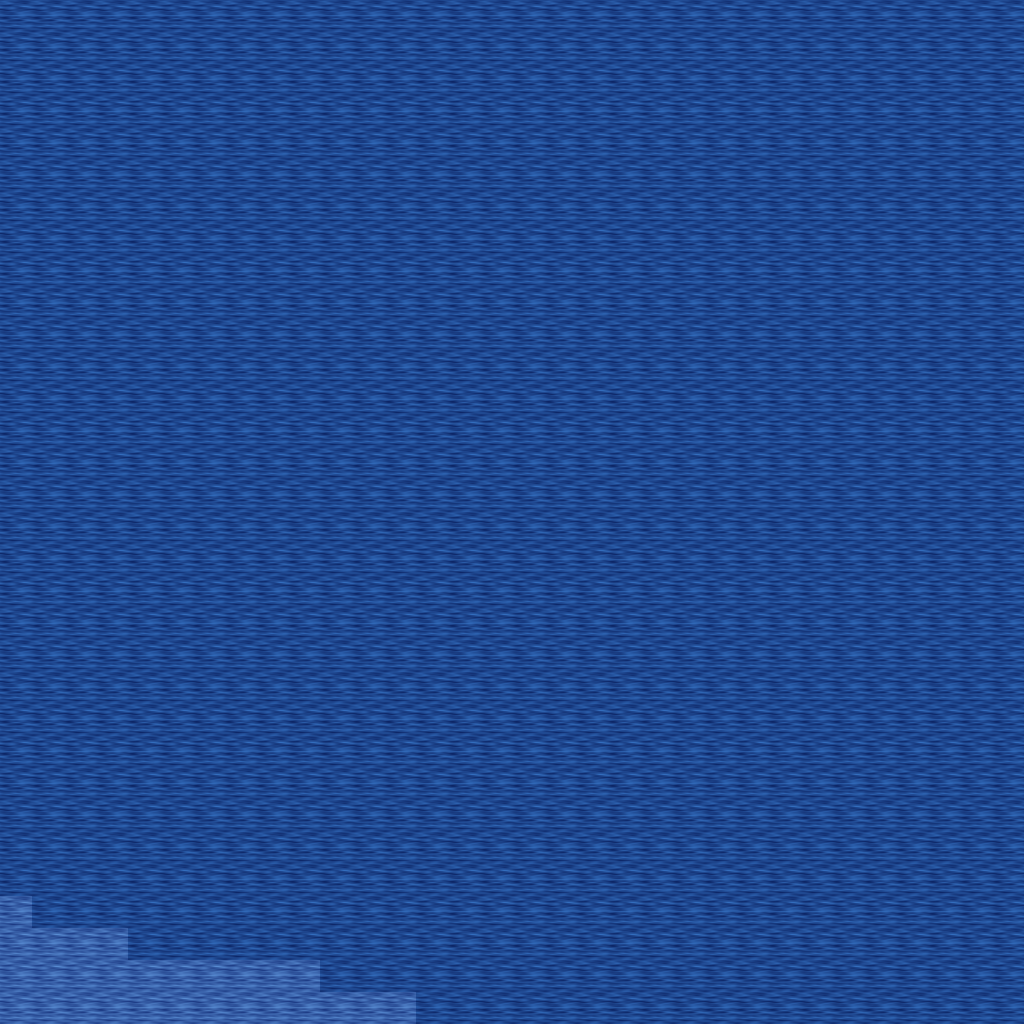

A level layout from a 2D game, rendered from its tile map. Below: a short description, then the map file with tile-grid data replaced by summaries:
An orthogonal 32x32 tile map with 32x32 px tiles, 5 tile layers (Ground, Objects, Objects2, Above, ...), 1 hidden layer not drawn, 35 tilesets.

<map version="1.10" tiledversion="1.11.0" orientation="orthogonal" renderorder="right-down" width="32" height="32" tilewidth="32" tileheight="32" infinite="0" nextlayerid="11" nextobjectid="1">
 <tileset firstgid="1" name="ground_ground" tilewidth="32" tileheight="32" tilecount="33" columns="3">
  <image source="../drawable/ground_ground.png" width="96" height="352" />
 </tileset>
 <tileset firstgid="34" name="ground_water_pool" tilewidth="32" tileheight="32" tilecount="72" columns="3">
  <image source="../drawable/ground_water_pool.png" width="96" height="768" />
 </tileset>
 <tileset firstgid="106" name="ground_water_pool_corners" tilewidth="32" tileheight="32" tilecount="72" columns="3">
  <image source="../drawable/ground_water_pool_corners.png" width="96" height="768" />
 </tileset>
 <tileset firstgid="178" name="ground_grass_edges" tilewidth="32" tileheight="32" tilecount="36" columns="12">
  <image source="../drawable/ground_grass_edges.png" width="384" height="96" />
 </tileset>
 <tileset firstgid="214" name="ground_grass_corners" tilewidth="32" tileheight="32" tilecount="24" columns="6">
  <image source="../drawable/ground_grass_corners.png" width="192" height="128" />
 </tileset>
 <tileset firstgid="238" name="plant_tree_palm_tree" tilewidth="32" tileheight="32" tilecount="6" columns="2">
  <image source="../drawable/plant_tree_palm_tree.png" width="64" height="96" />
 </tileset>
 <tileset firstgid="244" name="logic_creature_animal" tilewidth="32" tileheight="32" tilecount="32" columns="8">
  <image source="../drawable/logic_creature_animal.png" width="256" height="128" />
 </tileset>
 <tileset firstgid="276" name="logic_collision" tilewidth="32" tileheight="32" tilecount="1" columns="1">
  <image source="../drawable/logic_collision.png" width="32" height="32" />
 </tileset>
 <tileset firstgid="277" name="ground_ridge_earth_pale" tilewidth="32" tileheight="32" tilecount="96" columns="12">
  <image source="../drawable/ground_ridge_earth_pale.png" width="384" height="256" />
 </tileset>
 <tileset firstgid="373" name="object_tent" tilewidth="32" tileheight="32" tilecount="9" columns="3">
  <image source="../drawable/object_tent.png" width="96" height="96" />
 </tileset>
 <tileset firstgid="382" name="furniture_light_iron_lamp" tilewidth="32" tileheight="32" tilecount="3" columns="1">
  <image source="../drawable/furniture_light_iron_lamp.png" width="32" height="96" />
 </tileset>
 <tileset firstgid="385" name="furniture_light_flames" tilewidth="32" tileheight="32" tilecount="6" columns="6">
  <image source="../drawable/furniture_light_flames.png" width="192" height="32" />
 </tileset>
 <tileset firstgid="391" name="furniture_table_long_front_on_pale" tilewidth="32" tileheight="32" tilecount="3" columns="1">
  <image source="../drawable/furniture_table_long_front_on_pale.png" width="32" height="96" />
 </tileset>
 <tileset firstgid="394" name="furniture_chair_wooden_pale" tilewidth="32" tileheight="32" tilecount="4" columns="2">
  <image source="../drawable/furniture_chair_wooden_pale.png" width="64" height="64" />
 </tileset>
 <tileset firstgid="398" name="item_food_meals_1" tilewidth="32" tileheight="32" tilecount="2" columns="2">
  <image source="../drawable/item_food_meals_1.png" width="64" height="32" />
 </tileset>
 <tileset firstgid="400" name="item_drink_red_wine" tilewidth="32" tileheight="32" tilecount="4" columns="2">
  <image source="../drawable/item_drink_red_wine.png" width="64" height="64" />
 </tileset>
 <tileset firstgid="404" name="item_fishrods" tilewidth="32" tileheight="32" tilecount="12" columns="4">
  <image source="../drawable/item_fishrods.png" width="128" height="96" />
 </tileset>
 <tileset firstgid="416" name="building_wall_wood" tilewidth="32" tileheight="32" tilecount="16" columns="4">
  <image source="../drawable/building_wall_wood.png" width="128" height="128" />
 </tileset>
 <tileset firstgid="432" name="building_door_door_e" tilewidth="32" tileheight="32" tilecount="6" columns="2">
  <image source="../drawable/building_door_door_e.png" width="64" height="96" />
 </tileset>
 <tileset firstgid="438" name="building_door_door_w" tilewidth="32" tileheight="32" tilecount="6" columns="2">
  <image source="../drawable/building_door_door_w.png" width="64" height="96" />
 </tileset>
 <tileset firstgid="444" name="item_pot_barrel_tall" tilewidth="32" tileheight="32" tilecount="2" columns="1">
  <image source="../drawable/item_pot_barrel_tall.png" width="32" height="64" />
 </tileset>
 <tileset firstgid="446" name="building_fence_fence_chunky" tilewidth="32" tileheight="32" tilecount="21" columns="3">
  <image source="../drawable/building_fence_fence_chunky.png" width="96" height="224" />
 </tileset>
 <tileset firstgid="467" name="plant_bush_blue_green" tilewidth="32" tileheight="32" tilecount="1" columns="1">
  <image source="../drawable/plant_bush_blue_green.png" width="32" height="32" />
 </tileset>
 <tileset firstgid="468" name="logic_item_sheepfood" tilewidth="32" tileheight="32" tilecount="1" columns="1">
  <image source="../drawable/logic_item_sheepfood.png" width="32" height="32" />
 </tileset>
 <tileset firstgid="469" name="logic_creature_sheep" tilewidth="32" tileheight="32" tilecount="1" columns="1">
  <image source="../drawable/logic_creature_sheep.png" width="32" height="32" />
 </tileset>
 <tileset firstgid="470" name="logic_creature_amazon" tilewidth="32" tileheight="32" tilecount="16" columns="8">
  <image source="../drawable/logic_creature_amazon.png" width="256" height="64" />
 </tileset>
 <tileset firstgid="486" name="logic_item_fruits" tilewidth="32" tileheight="32" tilecount="16" columns="8">
  <image source="../drawable/logic_item_fruits.png" width="256" height="64" />
 </tileset>
 <tileset firstgid="502" name="plant_pineapple_plant" tilewidth="32" tileheight="32" tilecount="6" columns="2">
  <image source="../drawable/plant_pineapple_plant.png" width="64" height="96" />
 </tileset>
 <tileset firstgid="508" name="logic_portal" tilewidth="32" tileheight="32" tilecount="24" columns="8">
  <image source="../drawable/logic_portal.png" width="256" height="96" />
 </tileset>
 <tileset firstgid="532" name="ground_grass_2" tilewidth="32" tileheight="32" tilecount="21" columns="3">
  <image source="../drawable/ground_grass_2.png" width="96" height="224" />
 </tileset>
 <tileset firstgid="553" name="light_dim_yellow_light_7x5" tilewidth="32" tileheight="32" tilecount="35" columns="7">
  <image source="../drawable/light_dim_yellow_light_7x5.png" width="224" height="160" />
 </tileset>
 <tileset firstgid="588" name="light_yellow_light_5x5" tilewidth="32" tileheight="32" tilecount="25" columns="5">
  <image source="../drawable/light_yellow_light_5x5.png" width="160" height="160" />
 </tileset>
 <tileset firstgid="613" name="building_huts" tilewidth="32" tileheight="32" tilecount="338" columns="26">
  <image source="../drawable/building_huts.png" width="832" height="416" />
 </tileset>
 <tileset firstgid="951" name="logic_creature_spider" tilewidth="32" tileheight="32" tilecount="3" columns="3">
  <image source="../drawable/logic_creature_spider.png" width="96" height="32" />
 </tileset>
 <tileset firstgid="954" name="logic_creature_reptile" tilewidth="32" tileheight="32" tilecount="7" columns="7">
  <image source="../drawable/logic_creature_reptile.png" width="224" height="32" />
 </tileset>
 <layer id="1" name="Ground" width="32" height="32">
  <data>[1024 cells, 1024 non-empty, 2 distinct tile ids]</data>
 </layer>
 <layer id="2" name="Objects" width="32" height="32">
  <data>[1024 cells, 0 non-empty, 0 distinct tile ids]</data>
 </layer>
 <layer id="3" name="Objects2" width="32" height="32">
  <data>[1024 cells, 0 non-empty, 0 distinct tile ids]</data>
 </layer>
 <layer id="4" name="Above" width="32" height="32">
  <data>[1024 cells, 0 non-empty, 0 distinct tile ids]</data>
 </layer>
 <layer id="5" name="Above2" width="32" height="32">
  <data>[1024 cells, 0 non-empty, 0 distinct tile ids]</data>
 </layer>
 <layer id="6" name="Walkable" width="32" height="32" visible="0">
  <data>[1024 cells, 1024 non-empty, 1 distinct tile ids]</data>
 </layer>
 <objectgroup id="7" name="Mapevents" />
 <objectgroup id="8" name="Spawn" />
 <objectgroup id="9" name="Keys" />
 <objectgroup id="10" name="Replace" />
</map>
